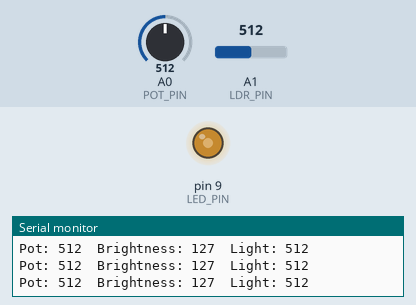
Recording of a sketch running on a simulated Arduino Uno, built with avr-gcc and run on an emulated ATmega328P. Parts: output pins drawn as LEDs (lit = HIGH), the last lines printed to the serial monitor. Inputs (shaded band) come from the test bench; at power-on: A0 (POT_PIN) = 512, A1 (LDR_PIN) = 512.

Above: at 1.2 s.
1.3 s: A0 (POT_PIN) set to 716
At 2.6 s:
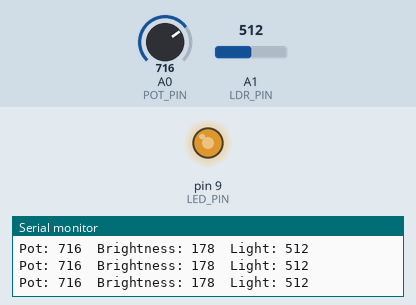
2.9 s: A0 (POT_PIN) set to 900
At 4.2 s:
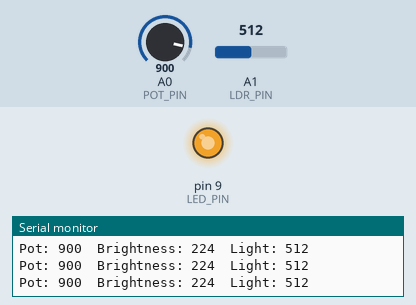
4.5 s: A0 (POT_PIN) set to 122
At 5.8 s:
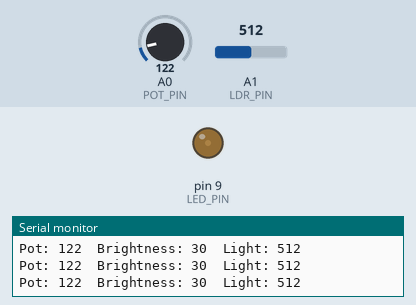
6.1 s: A0 (POT_PIN) set to 0
At 7.3 s:
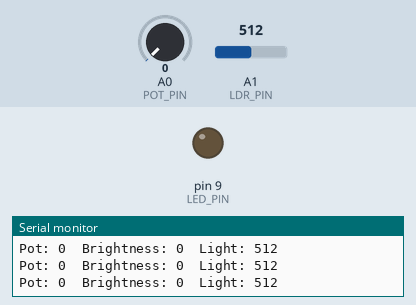
7.7 s: A0 (POT_PIN) set to 511
At 8.7 s:
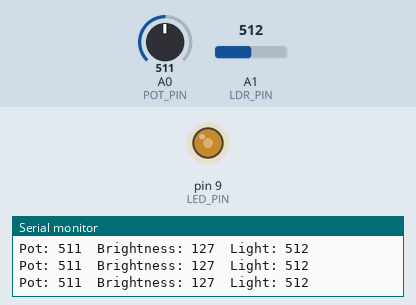
Timing chart, 0 to 10.3 s (numbered marks = the images above; inputs shaded):
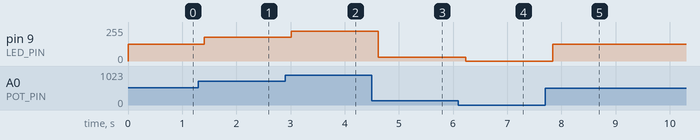

The sketch:

day2_pot_ldr.ino
```cpp
// Day 2: Potentiometer controls LED brightness (PWM), LDR light reading
#define LED_PIN 9      // PWM pin (marked ~)
#define POT_PIN A0
#define LDR_PIN A1

void setup() {
  Serial.begin(9600);
  pinMode(LED_PIN, OUTPUT);
}

void loop() {
  int potValue = analogRead(POT_PIN);                // 0-1023 (10-bit ADC)
  int brightness = map(potValue, 0, 1023, 0, 255);   // PWM range
  int light = analogRead(LDR_PIN);                   // 0-1023

  analogWrite(LED_PIN, brightness);

  Serial.print("Pot: ");
  Serial.print(potValue);
  Serial.print("  Brightness: ");
  Serial.print(brightness);
  Serial.print("  Light: ");
  Serial.println(light);

  delay(200);
}
```

Measured:
- after the input at 1.3 s, pin 9 (LED_PIN): 127/255 → 178/255 after 0.11 s
- after the input at 2.9 s, pin 9 (LED_PIN): 178/255 → 224/255 after 0.12 s
- after the input at 4.5 s, pin 9 (LED_PIN): 224/255 → 30/255 after 0.12 s
- after the input at 6.1 s, pin 9 (LED_PIN): 30/255 → 0/255 after 0.13 s
- after the input at 7.7 s, pin 9 (LED_PIN): 0/255 → 127/255 after 0.14 s
